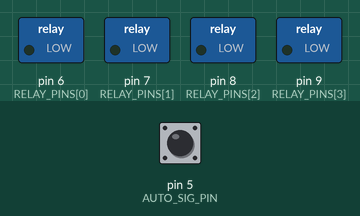
The sketch below on a simulated Arduino Uno, built with avr-gcc and run on an emulated ATmega328P. Shown: switched loads named in the sketch (green lamp = pin HIGH). Inputs (shaded band) come from the test bench; at power-on: pin 5 (AUTO_SIG_PIN) HIGH.

Above: at 6.8 s.
6.9 s: pin 5 (AUTO_SIG_PIN) pulled LOW for 3 s
At 9.3 s:
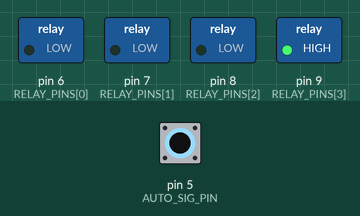
Timing chart, 0 to 13.5 s (numbered marks = the images above; inputs shaded):
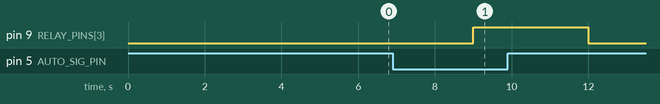

Measured:
- after the input at 6.9 s, pin 9 (RELAY_PINS[3]): LOW → HIGH after 2.1 s, → LOW 3.0 s later

The sketch:

WaterLevelControl.ino
```cpp
const int           RELAY_PINS[4] = { 6, 7, 8, 9 };
const int           AUTO_SIG_PIN = 5;

void setup()
{
    // init relay conrol pins as output mode
    for (int i = 0; i < 4; ++i)
    {
        pinMode(RELAY_PINS[i], OUTPUT);
        digitalWrite(RELAY_PINS[i], LOW);
    }

    // init auto signal pin as input mode
    pinMode(AUTO_SIG_PIN, INPUT_PULLUP);
}

void loop()
{
    // check auto signal, control relay 4
    if (LOW ==  digitalRead(AUTO_SIG_PIN))
        digitalWrite(RELAY_PINS[4 - 1], HIGH);
    else
        digitalWrite(RELAY_PINS[4 - 1], LOW);

    delay(3000);
}
```
